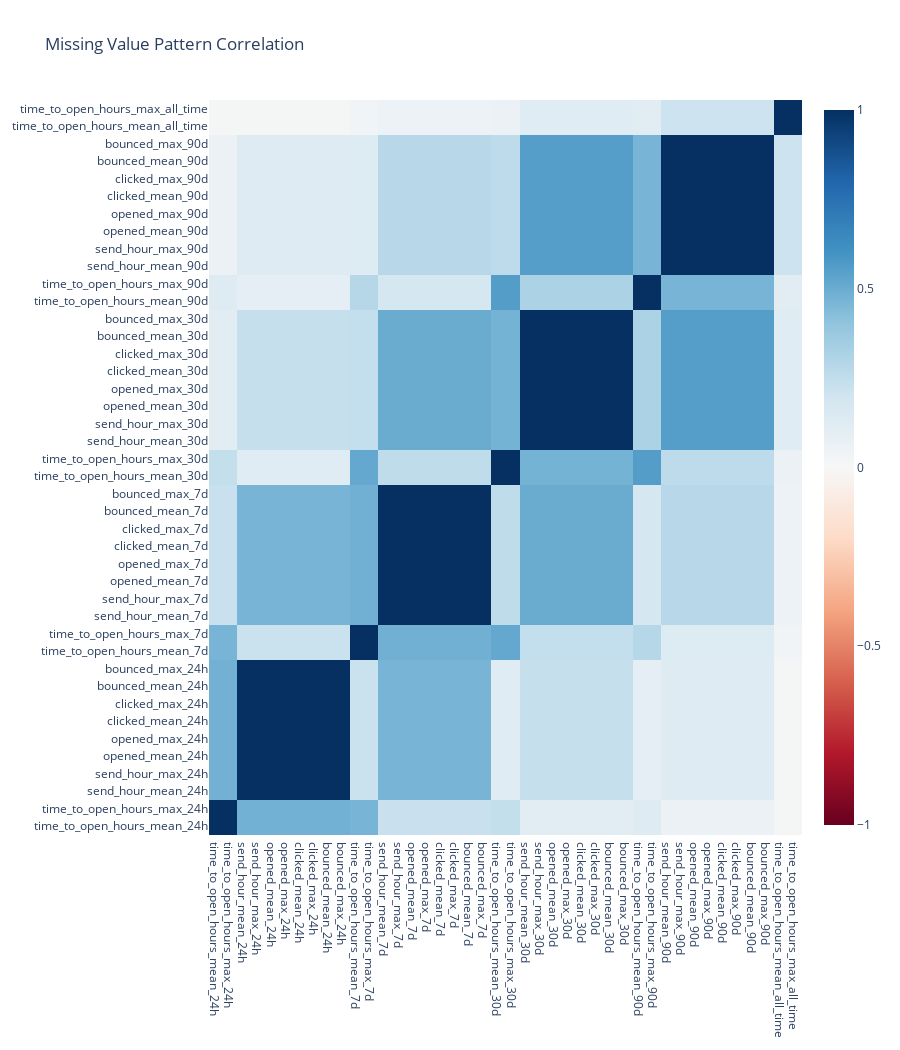

The cell this chart's notebook holds for it:
### Markdown cell above
## 3.6 Missing Value Patterns

**📖 How to Read the Correlation Heatmap:**
- **Correlation = 1.0**: Columns always missing together (same rows)
- **Correlation > 0.5**: Strong pattern - investigate the relationship
- **Correlation ≈ 0**: Independent missing patterns (MCAR likely)

### Code cell
missing_matrix = df.isnull()
missing_correlations = missing_matrix.corr()

cols_with_missing = [col for col in df.columns if df[col].isnull().any()]
if len(cols_with_missing) > 1:
    print("Missing Value Correlations (MCAR vs MAR analysis):")
    fig = charts.heatmap(
        missing_correlations.loc[cols_with_missing, cols_with_missing].values,
        x_labels=cols_with_missing,
        y_labels=cols_with_missing,
        title="Missing Value Pattern Correlation"
    )
    display_figure(fig)

### Figure 1 — Plotly figure (JSON) as saved in the notebook; plotly's stock layout.template omitted (floating-point values rounded to 4 significant figures; data arrays with more than 128 entries replaced by an {"elided": "..."} marker saying what was removed)
{"data": [{"colorscale": [[0, "rgb(103,0,31)"], [0.1, "rgb(178,24,43)"], [0.2, "rgb(214,96,77)"], [0.3, "rgb(244,165,130)"], [0.4, "rgb(253,219,199)"], [0.5, "rgb(247,247,247)"], [0.6, "rgb(209,229,240)"], [0.7, "rgb(146,197,222)"], [0.8, "rgb(67,147,195)"], [0.9, "rgb(33,102,172)"], [1, "rgb(5,48,97)"]], "type": "heatmap", "x": ["time_to_open_hours_mean_24h", "time_to_open_hours_max_24h", "send_hour_mean_24h", "send_hour_max_24h", "opened_mean_24h", "opened_max_24h", "clicked_mean_24h", "clicked_max_24h", "bounced_mean_24h", "bounced_max_24h", "time_to_open_hours_mean_7d", "time_to_open_hours_max_7d", "send_hour_mean_7d", "send_hour_max_7d", "opened_mean_7d", "opened_max_7d", "clicked_mean_7d", "clicked_max_7d", "bounced_mean_7d", "bounced_max_7d", "time_to_open_hours_mean_30d", "time_to_open_hours_max_30d", "send_hour_mean_30d", "send_hour_max_30d", "opened_mean_30d", "opened_max_30d", "clicked_mean_30d", "clicked_max_30d", "bounced_mean_30d", "bounced_max_30d", "time_to_open_hours_mean_90d", "time_to_open_hours_max_90d", "send_hour_mean_90d", "send_hour_max_90d", "opened_mean_90d", "opened_max_90d", "clicked_mean_90d", "clicked_max_90d", "bounced_mean_90d", "bounced_max_90d", "time_to_open_hours_mean_all_time", "time_to_open_hours_max_all_time"], "y": ["time_to_open_hours_mean_24h", "time_to_open_hours_max_24h", "send_hour_mean_24h", "send_hour_max_24h", "opened_mean_24h", "opened_max_24h", "clicked_mean_24h", "clicked_max_24h", "bounced_mean_24h", "bounced_max_24h", "time_to_open_hours_mean_7d", "time_to_open_hours_max_7d", "send_hour_mean_7d", "send_hour_max_7d", "opened_mean_7d", "opened_max_7d", "clicked_mean_7d", "clicked_max_7d", "bounced_mean_7d", "bounced_max_7d", "time_to_open_hours_mean_30d", "time_to_open_hours_max_30d", "send_hour_mean_30d", "send_hour_max_30d", "opened_mean_30d", "opened_max_30d", "clicked_mean_30d", "clicked_max_30d", "bounced_mean_30d", "bounced_max_30d", "time_to_open_hours_mean_90d", "time_to_open_hours_max_90d", "send_hour_mean_90d", "send_hour_max_90d", "opened_mean_90d", "opened_max_90d", "clicked_mean_90d", "clicked_max_90d", "bounced_mean_90d", "bounced_max_90d", "time_to_open_hours_mean_all_time", "time_to_open_hours_max_all_time"], "z": {"elided": "42x42 float values"}, "zmid": 0}], "layout": {"height": 1050, "title": {"text": "Missing Value Pattern Correlation"}}}
